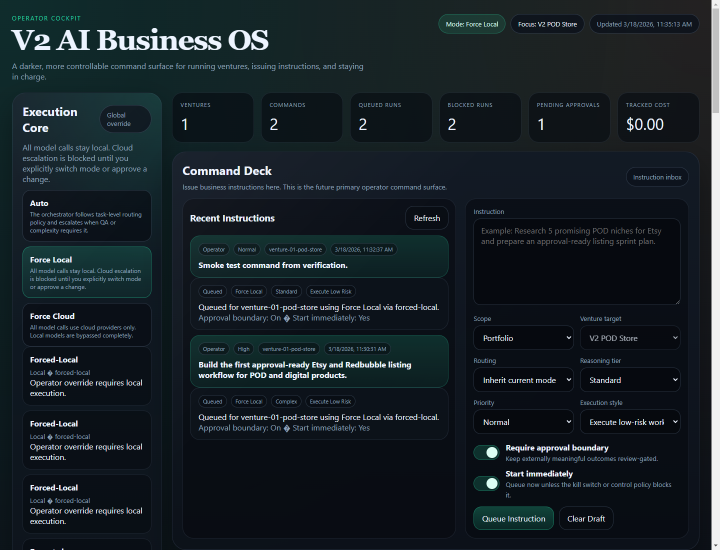
#> input picture archive/historical/local-tooling/playwright-cli-legacy/page-2026-03-18T01-35-15-373Z.png, 1440 x 1100 px (shown at 1/2 size)
$ python compose-storefront-cover.py ../archive/historical/local-tooling/playwright-cli-legacy/page-2026-03-18T01-35-15-373Z.png out.png ../archive/historical/local-tooling/playwright-cli-legacy/page-2026-03-18T01-38-23-560Z.png ../archive/historical/local-tooling/playwright-cli-legacy/page-2026-03-18T01-38-23-560Z.png
#> lines starting #> are read from the running program, lines starting #| are printed output that depends on the picture
import hashlib
import sys
from pathlib import Path

from PIL import Image, ImageDraw, ImageFont, ImageOps


INK = "#182236"
GREEN = "#37C995"


def selected_font(size, bold=False):
    candidates = [
        Path("C:/Windows/Fonts/arialbd.ttf" if bold else "C:/Windows/Fonts/arial.ttf"),
        Path("C:/Windows/Fonts/segoeuib.ttf" if bold else "C:/Windows/Fonts/segoeui.ttf"),
    ]
    for candidate in candidates:
        if candidate.exists():
            return ImageFont.truetype(str(candidate), size=size)
    return ImageFont.load_default()


def text_width(draw, value, font):
    left, _, right, _ = draw.textbbox((0, 0), value or " ", font=font)
    return right - left


def wrap_lines(draw, value, font, maximum_width):
    words = str(value or "").split()
    lines = []
    current = ""
    for word in words:
        candidate = f"{current} {word}".strip()
        if not current or text_width(draw, candidate, font) <= maximum_width:
            current = candidate
        else:
            lines.append(current)
            current = word
    if current:
        lines.append(current)
    return lines or [""]


def fitted_title(draw, value, maximum_width, maximum_lines):
    for size in range(58, 31, -1):
        font = selected_font(size, True)
        lines = wrap_lines(draw, value, font, maximum_width)
        if len(lines) <= maximum_lines:
            return font, lines
    font = selected_font(31, True)
    return font, wrap_lines(draw, value, font, maximum_width)[:maximum_lines]


def fitted_subtitle(draw, value, maximum_width, maximum_lines=2):
    for size in range(25, 18, -1):
        font = selected_font(size)
        lines = wrap_lines(draw, value, font, maximum_width)
        no_widow = len(lines) == 1 or len(lines[-1].split()) >= 2
        if len(lines) <= maximum_lines and no_widow:
            return font, lines
    font = selected_font(18)
    return font, wrap_lines(draw, value, font, maximum_width)[:maximum_lines]


def compose(source_path, output_path, title, subtitle):
    with Image.open(source_path) as source:
#> source is the input picture: PIL image 1440x1100 RGBA; mean R, G, B, A 23.7, 33.1, 38.8, 255
        background = ImageOps.fit(source.convert("RGB"), (1024, 1024), method=Image.Resampling.LANCZOS)
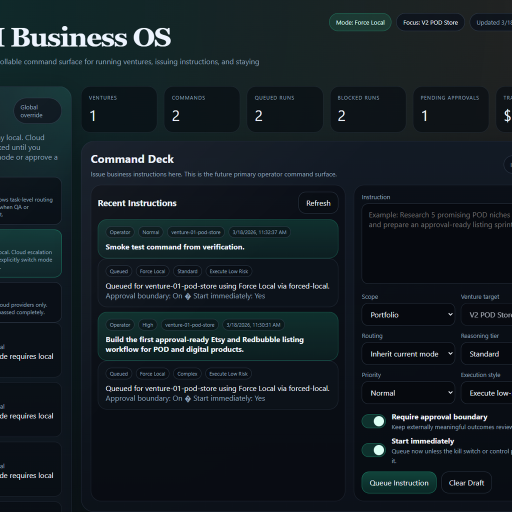
#> background: PIL image 1024x1024 RGB (shown at 1/2 size); mean R, G, B 20.8, 30.3, 35.8
    image = background.convert("RGBA")
    overlay = Image.new("RGBA", image.size, (0, 0, 0, 0))
#> overlay: PIL image 1024x1024 RGBA; every value is 0
    draw = ImageDraw.Draw(overlay)
    draw.rounded_rectangle((72, 102, 952, 922), radius=34, fill=(247, 249, 252, 236))
    draw.rounded_rectangle((72, 102, 92, 922), radius=10, fill=(55, 201, 149, 255))
    draw.text((128, 160), "EDITABLE DIGITAL TOOLKIT", fill=GREEN, font=selected_font(22, True))
    title_font, title_lines = fitted_title(draw, title, 740, 6)
#> title_lines = 1 item
    draw.multiline_text(
        (128, 224),
        "\n".join(title_lines),
        fill=INK,
        font=title_font,
        spacing=9,
    )
    title_height = draw.textbbox((0, 0), "Ag", font=title_font)[3]
#> title_height = 12
    title_bottom = 224 + len(title_lines) * title_height + max(0, len(title_lines) - 1) * 9
#> title_bottom = 236
    rule_y = min(760, title_bottom + 42)
#> rule_y = 278
    draw.rectangle((128, rule_y, 820, rule_y + 3), fill=(24, 34, 54, 80))
    subtitle_font, subtitle_lines = fitted_subtitle(draw, subtitle, 760)
#> subtitle_lines = 1 item
    draw.multiline_text((128, rule_y + 30), "\n".join(subtitle_lines), fill="#5C6B80", font=subtitle_font, spacing=7)
    draw.text((128, 850), "PANTHEON PRODUCT EDITION", fill="#5C6B80", font=selected_font(17, True))
    composed = Image.alpha_composite(image, overlay).convert("RGB")
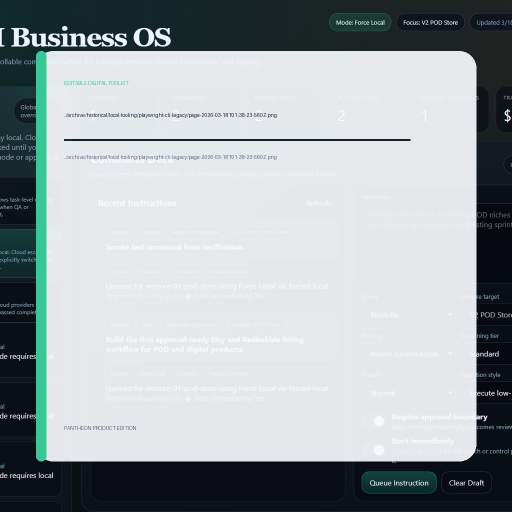
#> composed: PIL image 1024x1024 RGB (shown at 1/2 size); mean R, G, B 161.6, 168.9, 171.7
    output_path.parent.mkdir(parents=True, exist_ok=True)
    composed.save(output_path, format="PNG", optimize=True)
    with Image.open(output_path) as reopened:
#> (the run stopped early here; a loop or call above may not have finished)
